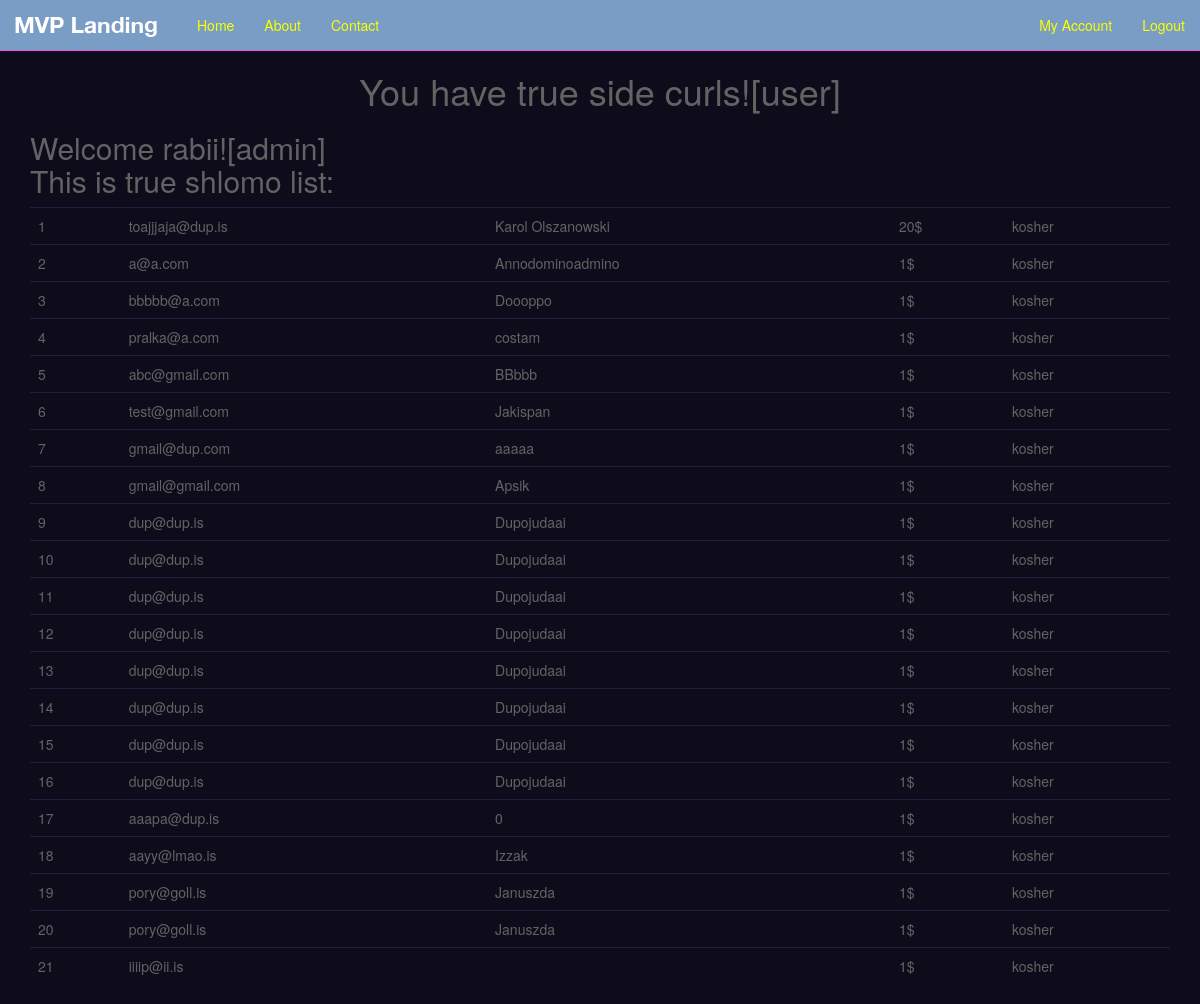
The app's page / (signed in) with its own data.
### newsletter/models.py (models this page shows, shortened)
class SignUp(models.Model):
    email = models.EmailField()
    full_name = models.CharField(max_length=120, blank=True, null=True)
    timestamp = models.DateTimeField(auto_now_add=True, auto_now=False)
    update = models.DateTimeField(auto_now_add=False, auto_now=True)
    donation = models.CharField(max_length=8, blank=False, default="1$")
    doner_kebab = models.CharField(max_length=3, blank=False)
    def __str__(self):
        return self.email

### newsletter/views.py (the view, shortened to what this page needs)
# urls.py: 2. Add a URL to urlpatterns:  url(r'^$', views.home, name='home')
def home(request):
    title = "Register your side curls!"
    form = SignUpForm(request.POST or None)
    context = {
        "title": title,
        "form": form,
    }
    if request.user.is_authenticated() and request.user.is_staff:
        queryset = SignUp.objects.all().order_by('-donation')\
            .filter(doner_kebab__icontains="kosher")
        context = {
            "queryset": queryset,
        }
    return render(request, "home.html", context)

### templates/home.html (shortened to what this page needs)
{% extends 'base.html' %}
{% load crispy_forms_tags %}
{% load staticfiles %}
{% block content %}
    {% if request.user.is_authenticated %}
        <h1 align="center">You have true side curls![user]</h1>
        {% if queryset %}
            <h2>Welcome rabii![admin]<br />This is true shlomo list:</h2>
            <table class="table">
            {% for inst in queryset %}
                <tr><td>{{ forloop.counter }}</td><td>{{ inst }}</td>
                    <td>{{ inst.full_name }}</td><td>{{ inst.donation }}</td>
                    <td>{{ inst.doner_kebab }}</td></tr>
            {% endfor %}
            </table>
        {% endif %}
    {% endif %}
{% endblock %}

### templates/base.html (shortened to what this page needs)
{% load staticfiles %}
<!DOCTYPE html>
<html lang="en">
<head class="{% block body_class %}{% endblock %}>
    <meta charset="utf-8">
{% include 'head_css.html' %}
</head>
<body>
{% include 'navbar.html' %}
<div class="container">
    {% block content %}{% endblock %}
</div>
</body>
</html>

### templates/head_css.html
{% load staticfiles %}
<link rel="stylesheet" href="{% static 'css/font-awesome/css/font-awesome.min.css' %}">
<link href="{% static 'css/bootstrap.min.css' %}" rel="stylesheet">
<link href="{% static 'css/navbar-static-top.css' %}" rel="stylesheet">

### templates/navbar.html (shortened to what this page needs)
{% load staticfiles %}
<nav class="navbar navbar-default navbar-static-top">
    <div class="container-fluid">
        <div class="navbar-header">
            <a class="navbar-brand" href="{% url 'home' %}">
                <img src="{% static 'img/mvp_landing_logo.png'%}" /></a>
        </div>
        <div id="navbar" class="navbar-collapse collapse">
            <ul class="nav navbar-nav">
                <li><a href="{% url 'home' %}">Home</a></li>
                <li><a href="{% url 'about' %}">About</a></li>
                <li><a href="{% url 'contact' %}">Contact</a></li>
            </ul>
            <ul class="nav navbar-nav navbar-right">
                {% if request.user.is_authenticated %}
                    <li><a href="/">My Account</a></li>
                    <li><a href="{% url 'auth_logout' %}">Logout</a></li>
                {% else %}
                    <li><a href="{% url 'registration_register' %}">Register</a></li>
                {% endif %}
            </ul>
        </div>
    </div>
</nav>

### templates/javascript.html (shortened to what this page needs)
{% load staticfiles %}

### static_in_pro/our_static/css/navbar-static-top.css (style rules this page uses)
body { min-height: 750px; }
.navbar-static-top { margin-bottom: 19px; background-color: #799dc5; color: #ffffff; border-color: #f34af2; }
.navbar-default .navbar-brand { color: #ffffff; }
.navbar-default .navbar-nav>li>a { color: #f9ff03; }

### records on screen
SignUp: email "toajjjaja@dup.is", full_name "Karol Olszanowski", donation "20$", doner_kebab "kosher"
SignUp: email "a@a.com", full_name "Annodominoadmino", donation "1$", doner_kebab "kosher"
SignUp: email "bbbbb@a.com", full_name "Doooppo", donation "1$", doner_kebab "kosher"
SignUp: email "pralka@a.com", full_name "costam", donation "1$", doner_kebab "kosher"
SignUp: email "abc@gmail.com", full_name "BBbbb", donation "1$", doner_kebab "kosher"
SignUp: email "test@gmail.com", full_name "Jakispan", donation "1$", doner_kebab "kosher"
SignUp: email "gmail@dup.com", full_name "aaaaa", donation "1$", doner_kebab "kosher"
SignUp: email "gmail@gmail.com", full_name "Apsik", donation "1$", doner_kebab "kosher"
SignUp: email "dup@dup.is", full_name "Dupojudaai", donation "1$", doner_kebab "kosher"
SignUp: email "dup@dup.is", full_name "Dupojudaai", donation "1$", doner_kebab "kosher"
SignUp: email "dup@dup.is", full_name "Dupojudaai", donation "1$", doner_kebab "kosher"
SignUp: email "dup@dup.is", full_name "Dupojudaai", donation "1$", doner_kebab "kosher"
SignUp: email "dup@dup.is", full_name "Dupojudaai", donation "1$", doner_kebab "kosher"
SignUp: email "dup@dup.is", full_name "Dupojudaai", donation "1$", doner_kebab "kosher"
SignUp: email "dup@dup.is", full_name "Dupojudaai", donation "1$", doner_kebab "kosher"
SignUp: email "dup@dup.is", full_name "Dupojudaai", donation "1$", doner_kebab "kosher"
SignUp: email "aaapa@dup.is", full_name "0", donation "1$", doner_kebab "kosher"
SignUp: email "aayy@lmao.is", full_name "Izzak", donation "1$", doner_kebab "kosher"
SignUp: email "pory@goll.is", full_name "Januszda", donation "1$", doner_kebab "kosher"
SignUp: email "pory@goll.is", full_name "Januszda", donation "1$", doner_kebab "kosher"
SignUp: email "iiiip@ii.is", donation "1$", doner_kebab "kosher"
